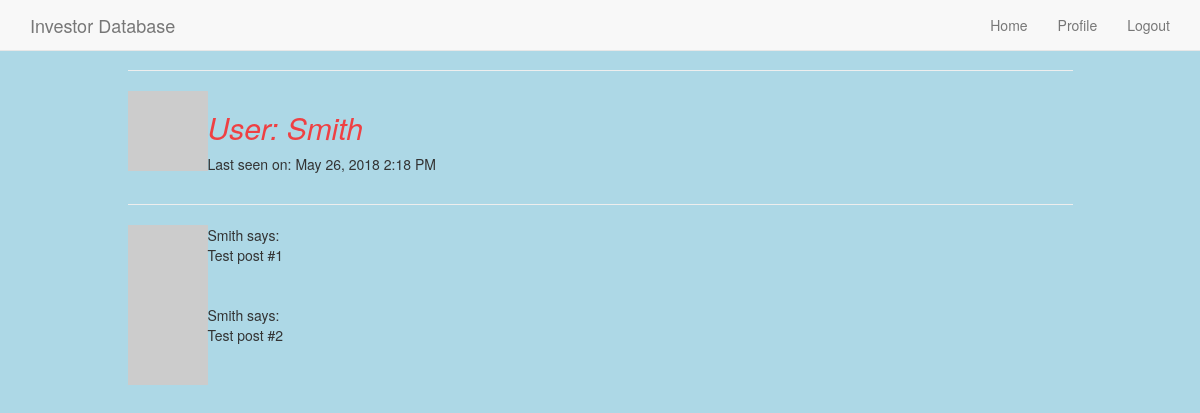
The app's page /user/Smith (signed in) with its own data.
### app/models.py (models this page shows, shortened)
class User(UserMixin,db.Model):
    id = db.Column(db.Integer, primary_key=True)
    username = db.Column(db.String(64), index=True, unique=True)
    email = db.Column(db.String(120), index=True, unique=True)
    password_hash = db.Column(db.String(128))
    posts = db.relationship('Post', backref='author', lazy='dynamic')
    last_seen = db.Column(db.DateTime, default=datetime.utcnow)
    access = db.Column(db.Integer, default = 1)
    def avatar(self, size):
        digest = md5(self.email.lower().encode('utf-8')).hexdigest()
        return 'https://www.gravatar.com/avatar/{}?d=identicon&s={}'.format(digest, size)

### app/routes.py (the view)
@app.route('/user/<username>')
@login_required
def user(username):
  user = User.query.filter_by(username=username).first_or_404()
  posts = [
      {'author': user, 'body': 'Test post #1'},
      {'author': user, 'body': 'Test post #2'}
  ]
  return render_template('user.html', user=user, posts=posts)

### app/models.py (called while the page is built)
@login.user_loader
def load_user(id):
    return User.query.get(int(id))

### app/routes.py (called while the page is built)
@app.before_request
def before_request():
    if current_user.is_authenticated:
        current_user.last_seen = datetime.utcnow()
        db.session.commit()

### app/templates/user.html (shortened to what this page needs)
{% extends "base.html" %}
{% block app_content %}
	<table>
        <tr valign="top">
            <td><img src="{{ user.avatar(80) }}"></td>
            <td><h2 style="color:rgba(255, 26, 26, 0.8)"><i>User: {{ user.username }}</i></h2>
            {% if user.last_seen %}<p>Last seen on: {{ moment(user.last_seen).format('LLL') }}</p>{% endif %}
     		</td>
        </tr>
    </table>
    <hr>
    {% for post in posts %}
    <table>
        <tr valign="top">
            <td><img src="{{ post.author.avatar(36) }}"></td>
            <td>{{ post.author.username }} says:<br>{{ post.body }}</td>
        </tr>
    </table>
    {% endfor %}
{% endblock %}

### records on screen
User: username "Smith", last_seen "May 26, 2018 2:18 PM", author.username "Smith" "Smith"

### other values on screen
{{ post.body }} "Test post #1" "Test post #2"
